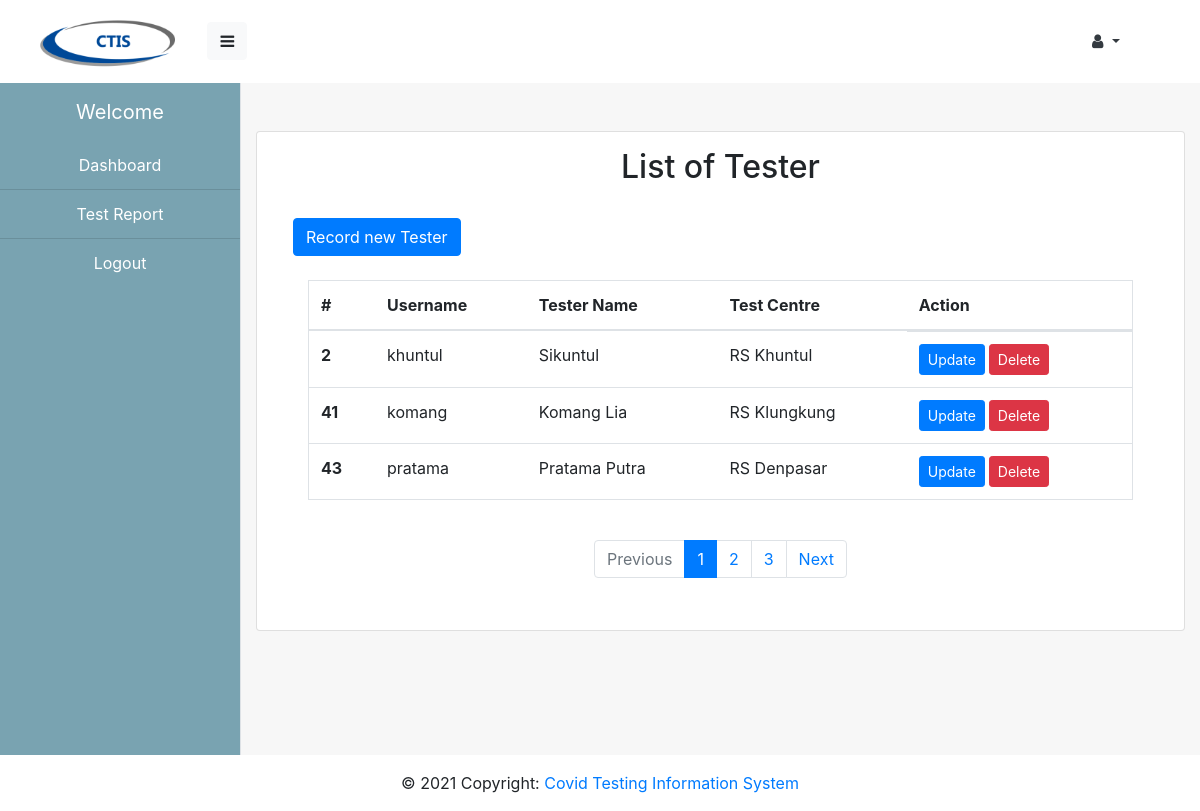
/manage_tester.php, run on an earlier commit of the app's database.
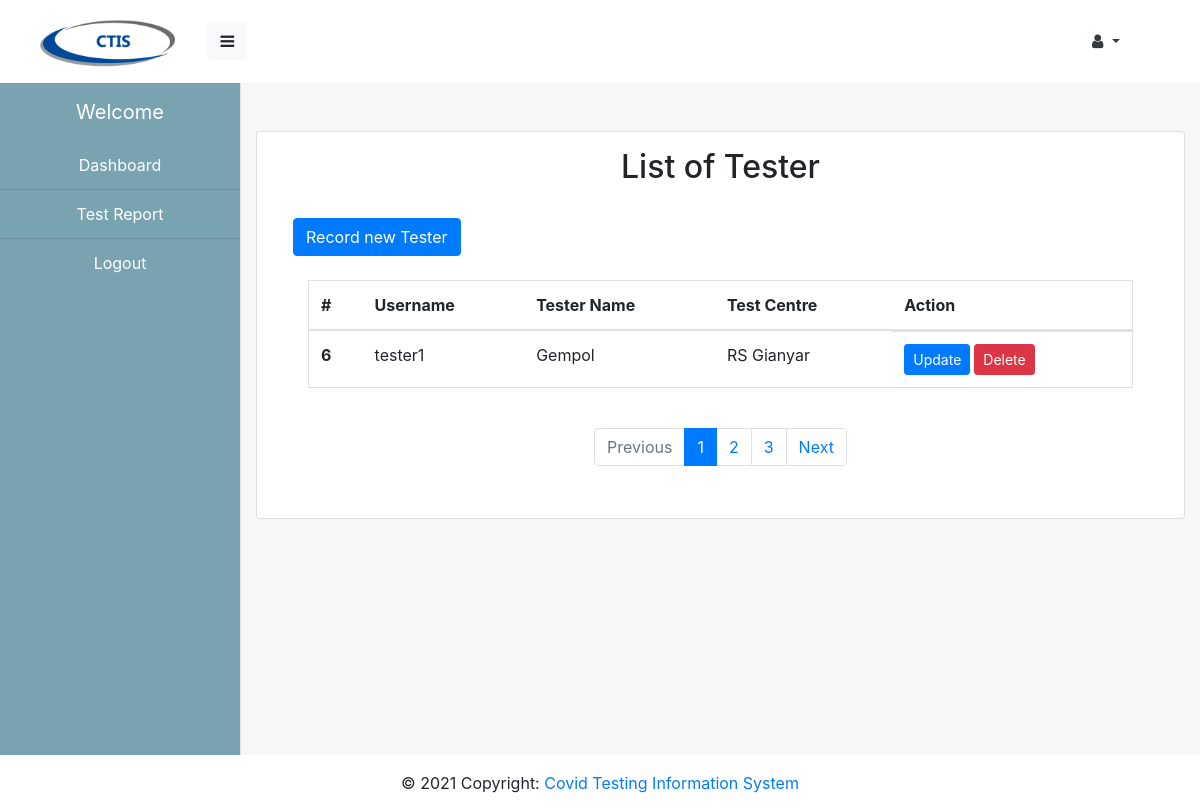
And on a later commit of the database.
### tables this page shows
CREATE TABLE `tbuser` (
  `id` int(11) NOT NULL,
  `username` varchar(20) NOT NULL,
  `password` varchar(255) NOT NULL,
  `levelakun` varchar(20) NOT NULL,
  `name` varchar(255) NOT NULL,
  `testcentrename` varchar(255) NOT NULL
);

### manage_tester.php (the view, shortened to what this page needs)
<?php session_start();
$name = $_SESSION['username'];
?>
<!doctype html>
<html lang="en">
<head>
    <link href="css/bootstrap.min.css" rel="stylesheet">
    <link rel="stylesheet" href="https://stackpath.bootstrapcdn.com/font-awesome/4.7.0/css/font-awesome.min.css">
    <link rel="stylesheet" href="style.css">
</head>
<body data-new-gr-c-s-check-loaded="8.872.0" data-gr-ext-installed="">
<nav class="navbar navbar-light p-0 ml-4">
    <a class="navbar-brand" href="#">
       <img src="img/logo.png" alt="CTIS" style="width: 60%;">
       <button class="btn btn-light" id="menu-toggle"><i class="fa fa-bars"></i></button>
    </a>
    <li class="navbar navbar-light nav-item dropdown mr-5">
        <a class="nav-link dropdown-toggle text-dark" href="#" id="navbarDropdownMenuLink" data-toggle="dropdown" aria-haspopup="true" aria-expanded="false"><i class="fa fa-user"></i>
        </a>
    </li>
</nav>
<div id="wrapper" class="d-flex">
    <div class=" border-right" id="sidebar-wrapper">
        <div class="sidebar-heading text-center">Welcome <?=$name?></div>
        <div class="list-group list-group-flush">
        <a href="dashboard_admin.php" class="list-group-item list-group-item-action text-center">Dashboard</a>
        <a href="test_report.php" class="list-group-item list-group-item-action text-center">Test Report</a>
        <a href="logout.php" class="list-group-item list-group-item-action text-center">Logout</a>
        </div>
    </div>
    <div id="page-content-wrapper">
        <div class="container">
            <div class="card my-5 p-3">
                <div class="card-heading ">
                    <h2 class="card-title text-center"> List of Tester</h2>
                </div>
                <div class="card-body ">
                    <a href="register_tester.php" class="btn btn-primary mb-4">Record new Tester</a>
                    <div class="justify-content-center">
                        <div class="col-auto">
                            <div class="table-responsive">
                            <?php
                                include "koneksi.php";
                                $query = mysqli_query($koneksi,"SELECT * from tbuser WHERE levelakun = 'tester'");
                            ?>
                                <table class="table table-hover justify-content-center mx-auto border">
                                    <thead>
                                    <tr>
                                        <th class=>#</th>
                                        <th class=>Username</th>
                                        <th class=>Tester Name</th>
                                        <th class=>Test Centre</th>
                                        <th>Action</th>
                                    </tr>
                                    </thead>
                                    <tbody>
                                    <?php
                                       foreach($query as $data):
                                    ?>
                                    <tr>
                                        <th scope="row"><?php echo $data["id"];?></th>
                                        <td><?php echo $data["username"];?></td>
                                        <td><?php echo $data["name"];?></td>
                                        <td><?php echo $data["testcentrename"];?></td>
                                        <td class="d-flex"><a href="update_tester.php?id=<?=$data['id'];?>" class="btn btn-sm btn-primary mr-1">Update</a><a href="delete_data.php?id=<?=$data['id'];?>&table=tbuser" class="btn btn-sm btn-danger">Delete</a></td>
                                    </tr>
                                    <?php
                                        endforeach;
                                    ?>
                                    </tbody>
                                </table>
                            </div>
                            <nav aria-label="...">
                                <ul class="pagination mt-4 justify-content-center">
                                  <li class="page-item disabled">
                                    <a class="page-link waves-effect" href="#" tabindex="-1">Previous</a>
                                  </li>
                                  <li class="page-item active"><a class="page-link waves-effect" href="#">1</a><span class="sr-only">(current)</span></li>
                                  <li class="page-item ">
                                    <a class="page-link waves-effect" href="#">2 </a>
                                  </li>
                                  <li class="page-item"><a class="page-link waves-effect" href="#">3</a></li>
                                  <li class="page-item">
                                    <a class="page-link waves-effect" href="#">Next</a>
                                  </li>
                                </ul>
                            </nav>
                        </div>
                    </div>
                </div>
            </div>
        </div>
    </div>
    </div>
<footer class="page-footer font-small blue">
    <div class="footer-copyright text-center py-3">© 2021 Copyright:
      <a href="#"> Covid Testing Information System</a>
    </div>
</footer>
</body>
</html>

### style.css (style rules this page uses)
#wrapper { overflow-x: hidden; background-color: #f7f7f7 !important; }
#sidebar-wrapper { min-height: 84vh; margin-left: -15rem; -webkit-transition: margin .25s ease-out; -moz-transition: margin .25s ease-out; -o-transition: margin .25s ease-out; transition: margin .25s ease-out; background-color: #79a3b1 !important; }
#sidebar-wrapper .sidebar-heading { padding: 14px 15px; font-size: 20px; color: white; background-color: #79a3b1 !important }
#sidebar-wrapper .list-group a { width: 15rem; color: white; background-color: #79a3b1 !important }
#page-content-wrapper { min-width: 100vw; }
@media (min-width: 768px) { #sidebar-wrapper { margin-left: 0; } }
@media (min-width: 768px) { #page-content-wrapper { min-width: 0; width: 100%; } }

What changed in the data, as far as the page shows it:
removed tbuser: id "2", username "khuntul", name "Sikuntul", testcentrename "RS Khuntul"
removed tbuser: id "41", username "komang", name "Komang Lia", testcentrename "RS Klungkung"
removed tbuser: id "43", username "pratama", name "Pratama Putra", testcentrename "RS Denpasar"
added tbuser: id "6", username "tester1", name "Gempol", testcentrename "RS Gianyar"
